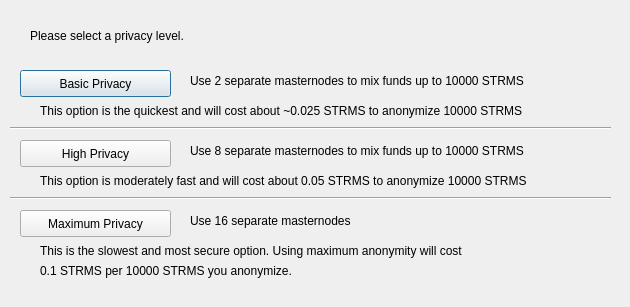
<?xml version="1.0" encoding="UTF-8"?>
<ui version="4.0">
 <class>ObfuscationConfig</class>
 <widget class="QDialog" name="ObfuscationConfig">
  <property name="geometry">
   <rect>
    <x>0</x>
    <y>0</y>
    <width>630</width>
    <height>307</height>
   </rect>
  </property>
  <property name="windowTitle">
   <string>Configure Obfuscation</string>
  </property>
  <widget class="QPushButton" name="buttonBasic">
   <property name="geometry">
    <rect>
     <x>20</x>
     <y>70</y>
     <width>151</width>
     <height>27</height>
    </rect>
   </property>
   <property name="text">
    <string>Basic Privacy</string>
   </property>
  </widget>
  <widget class="QPushButton" name="buttonHigh">
   <property name="geometry">
    <rect>
     <x>20</x>
     <y>140</y>
     <width>151</width>
     <height>27</height>
    </rect>
   </property>
   <property name="text">
    <string>High Privacy</string>
   </property>
  </widget>
  <widget class="QPushButton" name="buttonMax">
   <property name="geometry">
    <rect>
     <x>20</x>
     <y>210</y>
     <width>151</width>
     <height>27</height>
    </rect>
   </property>
   <property name="text">
    <string>Maximum Privacy</string>
   </property>
  </widget>
  <widget class="QLabel" name="label">
   <property name="geometry">
    <rect>
     <x>30</x>
     <y>20</y>
     <width>571</width>
     <height>31</height>
    </rect>
   </property>
   <property name="text">
    <string>Please select a privacy level.</string>
   </property>
  </widget>
  <widget class="QLabel" name="label_2">
   <property name="geometry">
    <rect>
     <x>190</x>
     <y>70</y>
     <width>421</width>
     <height>21</height>
    </rect>
   </property>
   <property name="text">
    <string>Use 2 separate masternodes to mix funds up to 10000 STRMS</string>
   </property>
  </widget>
  <widget class="QLabel" name="label_3">
   <property name="geometry">
    <rect>
     <x>190</x>
     <y>140</y>
     <width>411</width>
     <height>21</height>
    </rect>
   </property>
   <property name="text">
    <string>Use 8 separate masternodes to mix funds up to 10000 STRMS</string>
   </property>
  </widget>
  <widget class="QLabel" name="label_4">
   <property name="geometry">
    <rect>
     <x>190</x>
     <y>210</y>
     <width>421</width>
     <height>21</height>
    </rect>
   </property>
   <property name="text">
    <string>Use 16 separate masternodes</string>
   </property>
  </widget>
  <widget class="QLabel" name="label_6">
   <property name="geometry">
    <rect>
     <x>40</x>
     <y>100</y>
     <width>561</width>
     <height>21</height>
    </rect>
   </property>
   <property name="text">
    <string>This option is the quickest and will cost about ~0.025 STRMS to anonymize 10000 STRMS</string>
   </property>
  </widget>
  <widget class="QLabel" name="label_7">
   <property name="geometry">
    <rect>
     <x>40</x>
     <y>170</y>
     <width>561</width>
     <height>21</height>
    </rect>
   </property>
   <property name="text">
    <string>This option is moderately fast and will cost about 0.05 STRMS to anonymize 10000 STRMS</string>
   </property>
  </widget>
  <widget class="QLabel" name="label_8">
   <property name="geometry">
    <rect>
     <x>40</x>
     <y>240</y>
     <width>561</width>
     <height>21</height>
    </rect>
   </property>
   <property name="text">
    <string>This is the slowest and most secure option. Using maximum anonymity will cost</string>
   </property>
  </widget>
  <widget class="QLabel" name="label_9">
   <property name="geometry">
    <rect>
     <x>40</x>
     <y>260</y>
     <width>561</width>
     <height>21</height>
    </rect>
   </property>
   <property name="text">
    <string>0.1 STRMS per 10000 STRMS you anonymize.</string>
   </property>
  </widget>
  <widget class="Line" name="line">
   <property name="geometry">
    <rect>
     <x>10</x>
     <y>120</y>
     <width>601</width>
     <height>16</height>
    </rect>
   </property>
   <property name="orientation">
    <enum>Qt::Horizontal</enum>
   </property>
  </widget>
  <widget class="Line" name="line_2">
   <property name="geometry">
    <rect>
     <x>10</x>
     <y>190</y>
     <width>601</width>
     <height>16</height>
    </rect>
   </property>
   <property name="orientation">
    <enum>Qt::Horizontal</enum>
   </property>
  </widget>
 </widget>
 <resources/>
 <connections/>
</ui>
